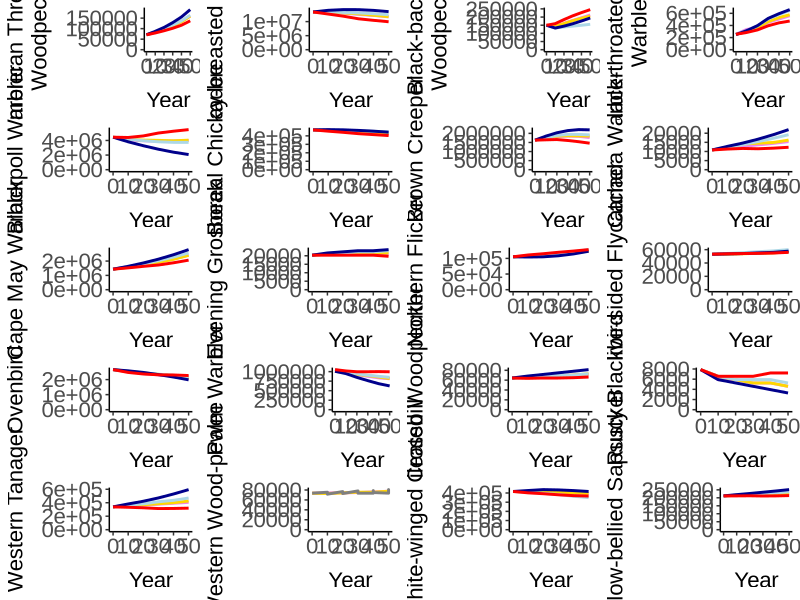
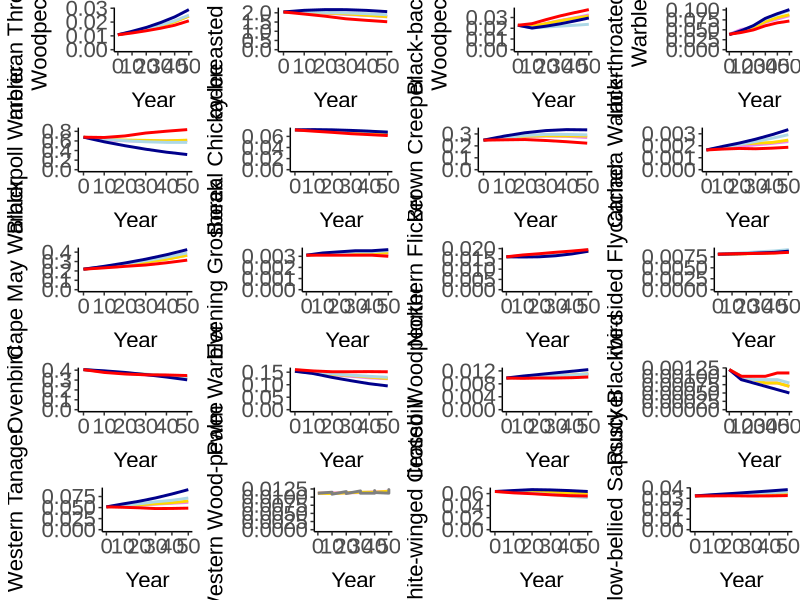

R code for these plots, in order:
library(dplyr)
library(ggplot2)
library(gridExtra)
library(grid)
my.theme <- theme_classic() +
  theme(text=element_text(size=16, family="Arial"),
        axis.text.x=element_text(size=16),
        axis.text.y=element_text(size=16),
        axis.title.x=element_text(margin=margin(10,0,0,0)),
        axis.title.y=element_text(margin=margin(0,10,0,0)),
        axis.line.x=element_line(linetype=1),
        axis.line.y=element_line(linetype=1))

alcesproj<-read.csv("May28_2020indicators.csv", header=TRUE)
str(alcesproj)

attw<-alcesproj[alcesproj$Species=="ATTW",]
str(attw)
levels(attw$Scenario)
attw$Scenario = factor(attw$Scenario, levels=c("Al-Pac BAU","Al-Pac BAU with seismic reclamation","No Energy","No Fire","Increased Fire"), ordered=TRUE)
levels(attw$Scenario)

bbwa<-alcesproj[alcesproj$Species=="BBWA",]
str(bbwa)
levels(bbwa$Scenario)
bbwa$Scenario = factor(bbwa$Scenario, levels=c("Al-Pac BAU","Al-Pac BAU with seismic reclamation","No Energy","No Fire","Increased Fire"), ordered=TRUE)
levels(bbwa$Scenario)

bbwo<-alcesproj[alcesproj$Species=="BBWO",]
str(bbwo)
levels(bbwo$Scenario)
bbwo$Scenario = factor(bbwo$Scenario, levels=c("Al-Pac BAU","Al-Pac BAU with seismic reclamation","No Energy","No Fire","Increased Fire"), ordered=TRUE)
levels(bbwo$Scenario)

btnw<-alcesproj[alcesproj$Species=="BTNW",]
str(btnw)
levels(btnw$Scenario)
btnw$Scenario = factor(btnw$Scenario, levels=c("Al-Pac BAU","Al-Pac BAU with seismic reclamation","No Energy","No Fire","Increased Fire"), ordered=TRUE)
levels(btnw$Scenario)

blpw<-alcesproj[alcesproj$Species=="BLPW",]
str(blpw)
levels(blpw$Scenario)
blpw$Scenario = factor(blpw$Scenario, levels=c("Al-Pac BAU","Al-Pac BAU with seismic reclamation","No Energy","No Fire","Increased Fire"), ordered=TRUE)
levels(blpw$Scenario)

boch<-alcesproj[alcesproj$Species=="BOCH",]
str(boch)
levels(boch$Scenario)
boch$Scenario = factor(boch$Scenario, levels=c("Al-Pac BAU","Al-Pac BAU with seismic reclamation","No Energy","No Fire","Increased Fire"), ordered=TRUE)
levels(boch$Scenario)

brcr<-alcesproj[alcesproj$Species=="BRCR",]
str(brcr)
levels(brcr$Scenario)
brcr$Scenario = factor(brcr$Scenario, levels=c("Al-Pac BAU","Al-Pac BAU with seismic reclamation","No Energy","No Fire","Increased Fire"), ordered=TRUE)
levels(brcr$Scenario)

cawa<-alcesproj[alcesproj$Species=="CAWA",]
str(cawa)
levels(cawa$Scenario)
cawa$Scenario = factor(cawa$Scenario, levels=c("Al-Pac BAU","Al-Pac BAU with seismic reclamation","No Energy","No Fire","Increased Fire"), ordered=TRUE)
levels(cawa$Scenario)

cmwa<-alcesproj[alcesproj$Species=="CMWA",]
str(cmwa)
levels(cmwa$Scenario)
cmwa$Scenario = factor(cmwa$Scenario, levels=c("Al-Pac BAU","Al-Pac BAU with seismic reclamation","No Energy","No Fire","Increased Fire"), ordered=TRUE)
levels(cmwa$Scenario)

evgr<-alcesproj[alcesproj$Species=="EVGR",]
str(evgr)
levels(evgr$Scenario)
evgr$Scenario = factor(evgr$Scenario, levels=c("Al-Pac BAU","Al-Pac BAU with seismic reclamation","No Energy","No Fire","Increased Fire"), ordered=TRUE)
levels(evgr$Scenario)

nofl<-alcesproj[alcesproj$Species=="NOFL",]
str(nofl)
levels(nofl$Scenario)
nofl$Scenario = factor(nofl$Scenario, levels=c("Al-Pac BAU","Al-Pac BAU with seismic reclamation","No Energy","No Fire","Increased Fire"), ordered=TRUE)
levels(nofl$Scenario)

osfl<-alcesproj[alcesproj$Species=="OSFL",]
str(osfl)
levels(osfl$Scenario)
osfl$Scenario = factor(osfl$Scenario, levels=c("Al-Pac BAU","Al-Pac BAU with seismic reclamation","No Energy","No Fire","Increased Fire"), ordered=TRUE)
levels(osfl$Scenario)

oven<-alcesproj[alcesproj$Species=="OVEN",]
str(oven)
levels(oven$Scenario)
oven$Scenario = factor(oven$Scenario, levels=c("Al-Pac BAU","Al-Pac BAU with seismic reclamation","No Energy","No Fire","Increased Fire"), ordered=TRUE)
levels(oven$Scenario)

pawa<-alcesproj[alcesproj$Species=="PAWA",]
str(pawa)
levels(pawa$Scenario)
pawa$Scenario = factor(pawa$Scenario, levels=c("Al-Pac BAU","Al-Pac BAU with seismic reclamation","No Energy","No Fire","Increased Fire"), ordered=TRUE)
levels(pawa$Scenario)

piwo<-alcesproj[alcesproj$Species=="PIWO",]
str(piwo)
levels(piwo$Scenario)
piwo$Scenario = factor(piwo$Scenario, levels=c("Al-Pac BAU","Al-Pac BAU with seismic reclamation","No Energy","No Fire","Increased Fire"), ordered=TRUE)
levels(piwo$Scenario)

rubl<-alcesproj[alcesproj$Species=="RUBL",]
str(rubl)
levels(rubl$Scenario)
rubl$Scenario = factor(rubl$Scenario, levels=c("Al-Pac BAU","Al-Pac BAU with seismic reclamation","No Energy","No Fire","Increased Fire"), ordered=TRUE)
levels(rubl$Scenario)

weta<-alcesproj[alcesproj$Species=="WETA",]
str(weta)
levels(weta$Scenario)
weta$Scenario = factor(weta$Scenario, levels=c("Al-Pac BAU","Al-Pac BAU with seismic reclamation","No Energy","No Fire","Increased Fire"), ordered=TRUE)
levels(weta$Scenario)

wewp<-alcesproj[alcesproj$Species=="WEWP",]
str(wewp)
levels(wewp$Scenario)
wewp$Scenario = factor(wewp$Scenario, levels=c("Al-Pac BAU","Al-Pac BAU with seismic reclamation","No Energy","No Fire","Increased Fire"), ordered=TRUE)
levels(wewp$Scenario)

wwcr<-alcesproj[alcesproj$Species=="WWCR",]
str(wwcr)
levels(wwcr$Scenario)
wwcr$Scenario = factor(wwcr$Scenario, levels=c("Al-Pac BAU","Al-Pac BAU with seismic reclamation","No Energy","No Fire","Increased Fire"), ordered=TRUE)
levels(wwcr$Scenario)

ybsa<-alcesproj[alcesproj$Species=="YBSA",]
str(ybsa)
levels(ybsa$Scenario)
ybsa$Scenario = factor(ybsa$Scenario, levels=c("Al-Pac BAU","Al-Pac BAU with seismic reclamation","No Energy","No Fire","Increased Fire"), ordered=TRUE)
levels(ybsa$Scenario)

# Plot - Projected Population
library(dplyr)
library(viridis)
gg.attw<-attw %>%
  ggplot( aes(x=TimePeriod, y=Population.FMA, group=Scenario, color=Scenario)) +
  geom_line(size=1) +
  scale_color_manual(values=c("violet","gold","lightblue","darkblue","red")) +
  ylab(paste0("American Three-toed ",'\n',"Woodpecker")) +
  my.theme + ylim(0,max(attw$Population.FMA))+
  xlab("Year")

gg.bbwa<-bbwa %>%
  ggplot( aes(x=TimePeriod, y=Population.FMA, group=Scenario, color=Scenario)) +
  geom_line(size=1) +
  scale_color_manual(values=c("violet","gold","lightblue","darkblue","red")) +
  ylab("Bay-breasted Warbler") +
  my.theme + ylim(0,max(bbwa$Population.FMA))+
  xlab("Year")

gg.btnw<-btnw %>%
  ggplot( aes(x=TimePeriod, y=Population.FMA, group=Scenario, color=Scenario)) +
  geom_line(size=1) +
  scale_color_manual(values=c("violet","gold","lightblue","darkblue","red")) +
  ylab(paste0("Black-throated Green",'\n',"Warbler")) +
  my.theme + ylim(0,max(btnw$Population.FMA))+
  xlab("Year")

gg.blpw<-blpw %>%
  ggplot( aes(x=TimePeriod, y=Population.FMA, group=Scenario, color=Scenario)) +
  geom_line(size=1) +
  scale_color_manual(values=c("violet","gold","lightblue","darkblue","red")) +
  ylab("Blackpoll Warbler") +
  my.theme + ylim(0,max(blpw$Population.FMA))+
  xlab("Year")

gg.bbwo<-bbwo %>%
  ggplot( aes(x=TimePeriod, y=Population.FMA, group=Scenario, color=Scenario)) +
  geom_line(size=1) +
  scale_color_manual(values=c("violet","gold","lightblue","darkblue","red")) +
  ylab(paste0("Black-backed",'\n',"Woodpecker")) +
  my.theme + ylim(0,max(bbwo$Population.FMA))+
  xlab("Year")

gg.boch<-boch %>%
  ggplot( aes(x=TimePeriod, y=Population.FMA, group=Scenario, color=Scenario)) +
  geom_line(size=1) +
  scale_color_manual(values=c("violet","gold","lightblue","darkblue","red")) +
  ylab("Boreal Chickadee") +
  my.theme + ylim(0,max(boch$Population.FMA))+
  xlab("Year")

gg.brcr<-brcr %>%
  ggplot( aes(x=TimePeriod, y=Population.FMA, group=Scenario, color=Scenario)) +
  geom_line(size=1) +
  scale_color_manual(values=c("violet","gold","lightblue","darkblue","red")) +
  ylab("Brown Creeper") +
  my.theme + ylim(0,max(brcr$Population.FMA))+
  xlab("Year")

gg.cawa<-cawa %>%
  ggplot( aes(x=TimePeriod, y=Population.FMA, group=Scenario, color=Scenario)) +
  geom_line(size=1) +
  scale_color_manual(values=c("violet","gold","lightblue","darkblue","red")) +
  ylab("Canada Warbler") +
  my.theme + ylim(0,max(cawa$Population.FMA))+
  xlab("Year")

gg.cmwa<-cmwa %>%
  ggplot( aes(x=TimePeriod, y=Population.FMA, group=Scenario, color=Scenario)) +
  geom_line(size=1) +
  scale_color_manual(values=c("violet","gold","lightblue","darkblue","red")) +
  ylab("Cape May Warbler") +
  my.theme + ylim(0,max(cmwa$Population.FMA))+
  xlab("Year")

gg.evgr<-evgr %>%
  ggplot( aes(x=TimePeriod, y=Population.FMA, group=Scenario, color=Scenario)) +
  geom_line(size=1) +
  scale_color_manual(values=c("violet","gold","lightblue","darkblue","red")) +
  ylab("Evening Grosbeak") +
  my.theme + ylim(0,max(evgr$Population.FMA))+
  xlab("Year")

gg.nofl<-nofl %>%
  ggplot( aes(x=TimePeriod, y=Population.FMA, group=Scenario, color=Scenario)) +
  geom_line(size=1) +
  scale_color_manual(values=c("violet","gold","lightblue","darkblue","red")) +
  ylab("Northern Flicker") +
  my.theme + ylim(0,max(nofl$Population.FMA))+
  xlab("Year")

gg.osfl<-osfl %>%
  ggplot( aes(x=TimePeriod, y=Population.FMA, group=Scenario, color=Scenario)) +
  geom_line(size=1) +
  scale_color_manual(values=c("violet","gold","lightblue","darkblue","red")) +
  ylab("Olive-sided Flycatcher") +
  my.theme + ylim(0,max(osfl$Population.FMA))+
  xlab("Year")

gg.oven<-oven %>%
  ggplot( aes(x=TimePeriod, y=Population.FMA, group=Scenario, color=Scenario)) +
  geom_line(size=1) +
  scale_color_manual(values=c("violet","gold","lightblue","darkblue","red")) +
  ylab("Ovenbird") +
  my.theme + ylim(0,max(oven$Population.FMA))+
  xlab("Year")
  
gg.pawa<-pawa %>%
  ggplot( aes(x=TimePeriod, y=Population.FMA, group=Scenario, color=Scenario)) +
  geom_line(size=1) +
  scale_color_manual(values=c("violet","gold","lightblue","darkblue","red")) +
  ylab("Palm Warbler") +
  my.theme + ylim(0,max(pawa$Population.FMA))+
  xlab("Year")

gg.piwo<-piwo %>%
  ggplot( aes(x=TimePeriod, y=Population.FMA, group=Scenario, color=Scenario)) +
  geom_line(size=1) +
  scale_color_manual(values=c("violet","gold","lightblue","darkblue","red")) +
  ylab("Pileated Woodpecker") +
  my.theme + ylim(0,max(piwo$Population.FMA))+
  xlab("Year")

gg.rubl<-rubl %>%
  ggplot( aes(x=TimePeriod, y=Population.FMA, group=Scenario, color=Scenario)) +
  geom_line(size=1) +
  scale_color_manual(values=c("violet","gold","lightblue","darkblue","red")) +
  ylab("Rusty Blackbird") +
  my.theme + ylim(0,max(rubl$Population.FMA))+
  xlab("Year")

gg.weta<-weta %>%
  ggplot( aes(x=TimePeriod, y=Population.FMA, group=Scenario, color=Scenario)) +
  geom_line(size=1) +
  scale_color_manual(values=c("violet","gold","lightblue","darkblue","red")) +
  ylab("Western Tanager") +
  my.theme + ylim(0,max(weta$Population.FMA))+
  xlab("Year")

gg.wewp<-wewp %>%
  ggplot( aes(x=TimePeriod, y=Population.FMA, group=Scenario, color=Scenario)) +
  geom_line(size=1) +
  scale_color_manual(values=c("violet","gold","lightblue","darkblue","red")) +
  ylab("Western Wood-pewee") +
  my.theme + ylim(0,max(wewp$Population.FMA))+
  xlab("Year")

gg.wwcr<-wwcr %>%
  ggplot( aes(x=TimePeriod, y=Population.FMA, group=Scenario, color=Scenario)) +
  geom_line(size=1) +
  scale_color_manual(values=c("violet","gold","lightblue","darkblue","red")) +
  ylab("White-winged Crossbill") +
  my.theme + ylim(0,max(wwcr$Population.FMA))+
  xlab("Year")

gg.ybsa<-ybsa %>%
  ggplot( aes(x=TimePeriod, y=Population.FMA, group=Scenario, color=Scenario)) +
  geom_line(size=1) +
  scale_color_manual(values=c("violet","gold","lightblue","darkblue","red")) +
  ylab("Yellow-bellied Sapsucker") +
  my.theme + ylim(0,max(ybsa$Population.FMA))+
  xlab("Year")


tiff('ALCESOnline_FMAPopulationChange.tiff', units="in", width=15, height=15, res=300)
p3 <- grid.arrange(arrangeGrob(gg.attw + theme(legend.position="none"),
                               gg.bbwa + theme(legend.position="none"),
                               gg.bbwo + theme(legend.position="none"),
                               gg.btnw + theme(legend.position="none"),
                               gg.blpw + theme(legend.position="none"),
                               gg.boch + theme(legend.position="none"),
                               gg.brcr + theme(legend.position="none"),
                               gg.cawa + theme(legend.position="none"),
                               gg.cmwa + theme(legend.position="none"),
                               gg.evgr + theme(legend.position="none"),
                               gg.nofl + theme(legend.position="none"),
                               gg.osfl + theme(legend.position="none"),
                               gg.oven + theme(legend.position="none"),
                               gg.pawa + theme(legend.position="none"),
                               gg.piwo + theme(legend.position="none"),
                               gg.rubl + theme(legend.position="none"),
                               gg.weta + theme(legend.position="none"),
                               gg.wewp + theme(legend.position="none"),
                               gg.wwcr + theme(legend.position="none"),
                               gg.ybsa + theme(legend.position="none"),
                               nrow=5, ncol=4))
dev.off()
#

# Plot - Projected Population
library(dplyr)
library(viridis)
gg.attw<-attw %>%
  ggplot( aes(x=TimePeriod, y=MeanDens, group=Scenario, color=Scenario)) +
  geom_line(size=1) +
  scale_color_manual(values=c("violet","gold","lightblue","darkblue","red")) +
  ylab(paste0("American Three-toed ",'\n',"Woodpecker")) +
  my.theme + ylim(0,max(attw$MeanDens))+
  xlab("Year")

gg.bbwa<-bbwa %>%
  ggplot( aes(x=TimePeriod, y=MeanDens, group=Scenario, color=Scenario)) +
  geom_line(size=1) +
  scale_color_manual(values=c("violet","gold","lightblue","darkblue","red")) +
  ylab("Bay-breasted Warbler") +
  my.theme + ylim(0,max(bbwa$MeanDens))+
  xlab("Year")

gg.btnw<-btnw %>%
  ggplot( aes(x=TimePeriod, y=MeanDens, group=Scenario, color=Scenario)) +
  geom_line(size=1) +
  scale_color_manual(values=c("violet","gold","lightblue","darkblue","red")) +
  ylab(paste0("Black-throated Green",'\n',"Warbler")) +
  my.theme + ylim(0,max(btnw$MeanDens))+
  xlab("Year")

gg.blpw<-blpw %>%
  ggplot( aes(x=TimePeriod, y=MeanDens, group=Scenario, color=Scenario)) +
  geom_line(size=1) +
  scale_color_manual(values=c("violet","gold","lightblue","darkblue","red")) +
  ylab("Blackpoll Warbler") +
  my.theme + ylim(0,max(blpw$MeanDens))+
  xlab("Year")

gg.bbwo<-bbwo %>%
  ggplot( aes(x=TimePeriod, y=MeanDens, group=Scenario, color=Scenario)) +
  geom_line(size=1) +
  scale_color_manual(values=c("violet","gold","lightblue","darkblue","red")) +
  ylab(paste0("Black-backed",'\n',"Woodpecker")) +
  my.theme + ylim(0,max(bbwo$MeanDens))+
  xlab("Year")

gg.boch<-boch %>%
  ggplot( aes(x=TimePeriod, y=MeanDens, group=Scenario, color=Scenario)) +
  geom_line(size=1) +
  scale_color_manual(values=c("violet","gold","lightblue","darkblue","red")) +
  ylab("Boreal Chickadee") +
  my.theme + ylim(0,max(boch$MeanDens))+
  xlab("Year")

gg.brcr<-brcr %>%
  ggplot( aes(x=TimePeriod, y=MeanDens, group=Scenario, color=Scenario)) +
  geom_line(size=1) +
  scale_color_manual(values=c("violet","gold","lightblue","darkblue","red")) +
  ylab("Brown Creeper") +
  my.theme + ylim(0,max(brcr$MeanDens))+
  xlab("Year")

gg.cawa<-cawa %>%
  ggplot( aes(x=TimePeriod, y=MeanDens, group=Scenario, color=Scenario)) +
  geom_line(size=1) +
  scale_color_manual(values=c("violet","gold","lightblue","darkblue","red")) +
  ylab("Canada Warbler") +
  my.theme + ylim(0,max(cawa$MeanDens))+
  xlab("Year")

gg.cmwa<-cmwa %>%
  ggplot( aes(x=TimePeriod, y=MeanDens, group=Scenario, color=Scenario)) +
  geom_line(size=1) +
  scale_color_manual(values=c("violet","gold","lightblue","darkblue","red")) +
  ylab("Cape May Warbler") +
  my.theme + ylim(0,max(cmwa$MeanDens))+
  xlab("Year")

gg.evgr<-evgr %>%
  ggplot( aes(x=TimePeriod, y=MeanDens, group=Scenario, color=Scenario)) +
  geom_line(size=1) +
  scale_color_manual(values=c("violet","gold","lightblue","darkblue","red")) +
  ylab("Evening Grosbeak") +
  my.theme + ylim(0,max(evgr$MeanDens))+
  xlab("Year")

gg.nofl<-nofl %>%
  ggplot( aes(x=TimePeriod, y=MeanDens, group=Scenario, color=Scenario)) +
  geom_line(size=1) +
  scale_color_manual(values=c("violet","gold","lightblue","darkblue","red")) +
  ylab("Northern Flicker") +
  my.theme + ylim(0,max(nofl$MeanDens))+
  xlab("Year")

gg.osfl<-osfl %>%
  ggplot( aes(x=TimePeriod, y=MeanDens, group=Scenario, color=Scenario)) +
  geom_line(size=1) +
  scale_color_manual(values=c("violet","gold","lightblue","darkblue","red")) +
  ylab("Olive-sided Flycatcher") +
  my.theme + ylim(0,max(osfl$MeanDens))+
  xlab("Year")

gg.oven<-oven %>%
  ggplot( aes(x=TimePeriod, y=MeanDens, group=Scenario, color=Scenario)) +
  geom_line(size=1) +
  scale_color_manual(values=c("violet","gold","lightblue","darkblue","red")) +
  ylab("Ovenbird") +
  my.theme + ylim(0,max(oven$MeanDens))+
  xlab("Year")

gg.pawa<-pawa %>%
  ggplot( aes(x=TimePeriod, y=MeanDens, group=Scenario, color=Scenario)) +
  geom_line(size=1) +
  scale_color_manual(values=c("violet","gold","lightblue","darkblue","red")) +
  ylab("Palm Warbler") +
  my.theme + ylim(0,max(pawa$MeanDens))+
  xlab("Year")

gg.piwo<-piwo %>%
  ggplot( aes(x=TimePeriod, y=MeanDens, group=Scenario, color=Scenario)) +
  geom_line(size=1) +
  scale_color_manual(values=c("violet","gold","lightblue","darkblue","red")) +
  ylab("Pileated Woodpecker") +
  my.theme + ylim(0,max(piwo$MeanDens))+
  xlab("Year")

gg.rubl<-rubl %>%
  ggplot( aes(x=TimePeriod, y=MeanDens, group=Scenario, color=Scenario)) +
  geom_line(size=1) +
  scale_color_manual(values=c("violet","gold","lightblue","darkblue","red")) +
  ylab("Rusty Blackbird") +
  my.theme + ylim(0,max(rubl$MeanDens))+
  xlab("Year")

gg.weta<-weta %>%
  ggplot( aes(x=TimePeriod, y=MeanDens, group=Scenario, color=Scenario)) +
  geom_line(size=1) +
  scale_color_manual(values=c("violet","gold","lightblue","darkblue","red")) +
  ylab("Western Tanager") +
  my.theme + ylim(0,max(weta$MeanDens))+
  xlab("Year")

gg.wewp<-wewp %>%
  ggplot( aes(x=TimePeriod, y=MeanDens, group=Scenario, color=Scenario)) +
  geom_line(size=1) +
  scale_color_manual(values=c("violet","gold","lightblue","darkblue","red")) +
  ylab("Western Wood-pewee") +
  my.theme + ylim(0,max(wewp$MeanDens))+
  xlab("Year")

gg.wwcr<-wwcr %>%
  ggplot( aes(x=TimePeriod, y=MeanDens, group=Scenario, color=Scenario)) +
  geom_line(size=1) +
  scale_color_manual(values=c("violet","gold","lightblue","darkblue","red")) +
  ylab("White-winged Crossbill") +
  my.theme + ylim(0,max(wwcr$MeanDens))+
  xlab("Year")

gg.ybsa<-ybsa %>%
  ggplot( aes(x=TimePeriod, y=MeanDens, group=Scenario, color=Scenario)) +
  geom_line(size=1) +
  scale_color_manual(values=c("violet","gold","lightblue","darkblue","red")) +
  ylab("Yellow-bellied Sapsucker") +
  my.theme + ylim(0,max(ybsa$MeanDens))+
  xlab("Year")

tiff('ALCESOnline_DensityChange.tiff', units="in", width=15, height=15, res=300)
p3 <- grid.arrange(arrangeGrob(gg.attw + theme(legend.position="none"),
                               gg.bbwa + theme(legend.position="none"),
                               gg.bbwo + theme(legend.position="none"),
                               gg.btnw + theme(legend.position="none"),
                               gg.blpw + theme(legend.position="none"),
                               gg.boch + theme(legend.position="none"),
                               gg.brcr + theme(legend.position="none"),
                               gg.cawa + theme(legend.position="none"),
                               gg.cmwa + theme(legend.position="none"),
                               gg.evgr + theme(legend.position="none"),
                               gg.nofl + theme(legend.position="none"),
                               gg.osfl + theme(legend.position="none"),
                               gg.oven + theme(legend.position="none"),
                               gg.pawa + theme(legend.position="none"),
                               gg.piwo + theme(legend.position="none"),
                               gg.rubl + theme(legend.position="none"),
                               gg.weta + theme(legend.position="none"),
                               gg.wewp + theme(legend.position="none"),
                               gg.wwcr + theme(legend.position="none"),
                               gg.ybsa + theme(legend.position="none"),
                               nrow=5, ncol=4))
dev.off()


